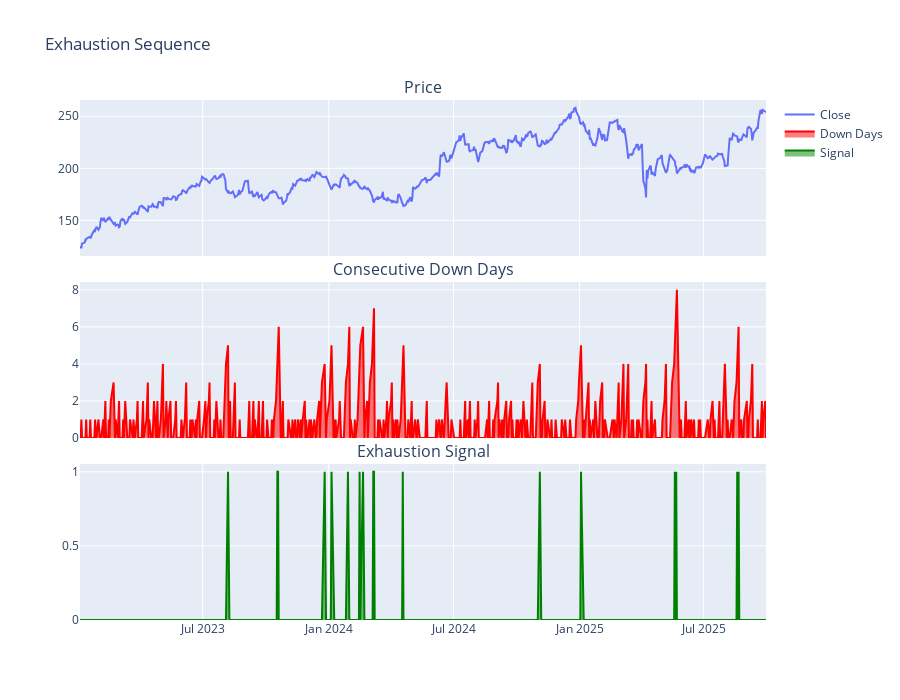

The code cell stored with this chart in its notebook:
### Markdown cell above
## 5. Exhaustion Sequence

Many consecutive down days BUT slowing drops = exhaustion = bottom near. Tracks consecutive negative days and whether selling is decelerating.

### Code cell
df = detect_exhaustion_sequence(df)

fig = make_subplots(rows=3, cols=1, shared_xaxes=True, vertical_spacing=0.05,
                    subplot_titles=('Price', 'Consecutive Down Days', 'Exhaustion Signal'))

fig.add_trace(go.Scatter(x=df['date'], y=df['close'], name='Close'), row=1, col=1)
fig.add_trace(go.Scatter(x=df['date'], y=df['consecutive_down_days'], name='Down Days',
                        fill='tozeroy', line=dict(color='red')), row=2, col=1)
fig.add_trace(go.Scatter(x=df['date'], y=df['exhaustion_signal'], name='Signal',
                        fill='tozeroy', line=dict(color='green')), row=3, col=1)

fig.update_layout(height=700, title_text="Exhaustion Sequence")
fig.show()

### Figure 1 — Plotly figure (JSON) as saved in the notebook; plotly's stock layout.template omitted (floating-point values rounded to 4 significant figures; data arrays with more than 128 entries replaced by an {"elided": "..."} marker saying what was removed)
{"data": [{"name": "Close", "type": "scatter", "x": {"elided": "688 str values"}, "xaxis": "x", "y": {"elided": "688 float values"}, "yaxis": "y"}, {"fill": "tozeroy", "line": {"color": "red"}, "name": "Down Days", "type": "scatter", "x": {"elided": "688 str values"}, "xaxis": "x2", "y": {"elided": "688 int values"}, "yaxis": "y2"}, {"fill": "tozeroy", "line": {"color": "green"}, "name": "Signal", "type": "scatter", "x": {"elided": "688 str values"}, "xaxis": "x3", "y": {"elided": "688 int values"}, "yaxis": "y3"}], "layout": {"annotations": [{"font": {"size": 16}, "showarrow": false, "text": "Price", "x": 0.5, "xanchor": "center", "xref": "paper", "y": 1, "yanchor": "bottom", "yref": "paper"}, {"font": {"size": 16}, "showarrow": false, "text": "Consecutive Down Days", "x": 0.5, "xanchor": "center", "xref": "paper", "y": 0.65, "yanchor": "bottom", "yref": "paper"}, {"font": {"size": 16}, "showarrow": false, "text": "Exhaustion Signal", "x": 0.5, "xanchor": "center", "xref": "paper", "y": 0.3, "yanchor": "bottom", "yref": "paper"}], "height": 700, "title": {"text": "Exhaustion Sequence"}, "xaxis": {"anchor": "y", "domain": [0, 1], "matches": "x3", "showticklabels": false}, "xaxis2": {"anchor": "y2", "domain": [0, 1], "matches": "x3", "showticklabels": false}, "xaxis3": {"anchor": "y3", "domain": [0, 1]}, "yaxis": {"anchor": "x", "domain": [0.7, 1]}, "yaxis2": {"anchor": "x2", "domain": [0.35, 0.65]}, "yaxis3": {"anchor": "x3", "domain": [0, 0.3]}}}
